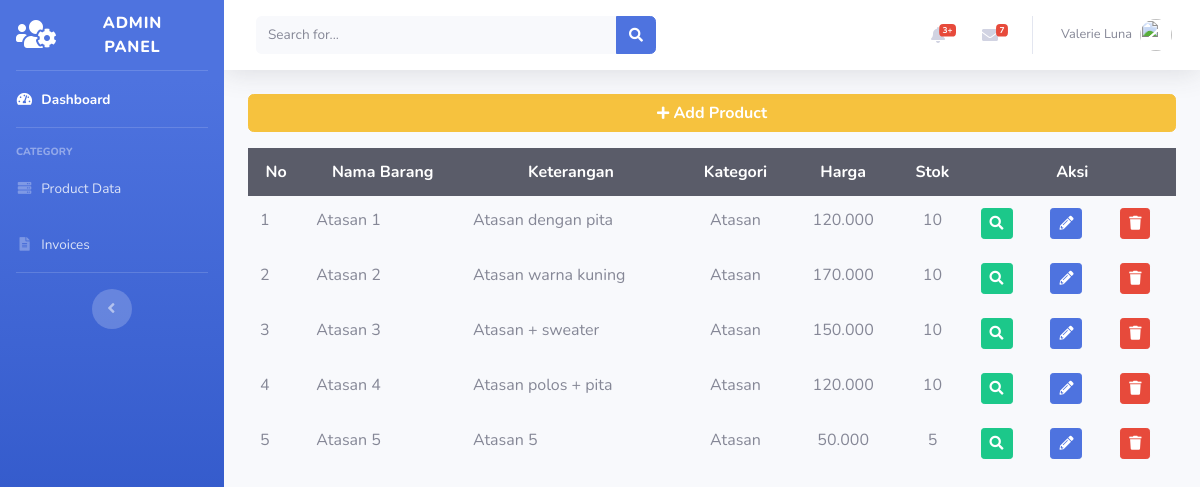
The app's page /index.php/admin/databarang with its own data.
### tables this page shows
CREATE TABLE `tb_barang` (
  `id_brg` int(11) NOT NULL,
  `nama_brg` varchar(120) NOT NULL,
  `keterangan_brg` varchar(225) NOT NULL,
  `kategori_brg` varchar(60) NOT NULL,
  `harga_brg` int(11) NOT NULL,
  `stok_brg` int(4) NOT NULL,
  `gambar_brg` text NOT NULL
);

### application/controllers/admin/DataBarang.php (called while the page is built, shortened)
<?php
class DataBarang extends CI_Controller
{
    public function index()
    {
        $data['barang'] = $this->ModelBarang->tampilBarang()->result_array();
        $this->load->view('templatesadmin/header');
        $this->load->view('templatesadmin/sidebar');
        $this->load->view('admin/databarang', $data);
        $this->load->view('templatesadmin/footer');
    }
}

### index.php (called while the page is built, shortened)
<?php
require_once BASEPATH.'core/CodeIgniter.php';

### application/models/ModelBarang.php (called while the page is built, shortened)
<?php
class ModelBarang extends CI_Model
{
    public function tampilBarang()
    {
        return $this->db->get('tb_barang');
    }
}

### application/views/admin/databarang.php (the view, shortened to what this page needs)
<div class="container-fluid">
    <button class="btn btn-block btn-warning font-weight-bold my-3" data-toggle="modal" data-target="#addProduct"><i class="fas fa-sm fa-plus"></i> Add Product</button>
    <table class="table table-borderless">
        <thead class="thead-dark text-center">
            <tr>
                <th>No</th>
                <th>Nama Barang</th>
                <th>Keterangan</th>
                <th>Kategori</th>
                <th>Harga</th>
                <th>Stok</th>
                <th colspan="3">Aksi</th>
            </tr>
        </thead>
        <tbody>
            <?php $no = 1;
            foreach ($barang as $brg) : ?>
                <tr>
                    <td><?= $no++; ?></td>
                    <td><?= $brg['nama_brg']; ?></td>
                    <td><?= $brg['keterangan_brg']; ?></td>
                    <td class="text-center"><?= $brg['kategori_brg']; ?></td>
                    <td class="text-center"><?= number_format($brg['harga_brg'], 0, ",", "."); ?></td>
                    <td class="text-center"><?= $brg['stok_brg']; ?></td>
                    <td><button class="btn btn-success btn-sm"><i class="fas fa-search"></i></button></td>
                    <td><?= anchor('admin/DataBarang/edit/' . $brg['id_brg'], '<button class="btn btn-primary btn-sm"><i class="fas fa-pencil-alt"></i></button>') ?></td>
                    <td><?= anchor('admin/DataBarang/delete/' . $brg['id_brg'], '<button class="btn btn-danger btn-sm"><i class="fas fa-trash"></i></button>') ?></td>
                </tr>
            <?php endforeach; ?>
        </tbody>
    </table>
</div>

### records on screen
tb_barang: nama_brg "Atasan 1", keterangan_brg "Atasan dengan pita", kategori_brg "Atasan", harga_brg "120.000", stok_brg "10"
tb_barang: nama_brg "Atasan 2", keterangan_brg "Atasan warna kuning", kategori_brg "Atasan", harga_brg "170.000", stok_brg "10"
tb_barang: nama_brg "Atasan 3", keterangan_brg "Atasan + sweater", kategori_brg "Atasan", harga_brg "150.000", stok_brg "10"
tb_barang: nama_brg "Atasan 4", keterangan_brg "Atasan polos + pita", kategori_brg "Atasan", harga_brg "120.000", stok_brg "10"
tb_barang: nama_brg "Atasan 5", keterangan_brg "Atasan 5", kategori_brg "Atasan", harga_brg "50.000", stok_brg "5"
